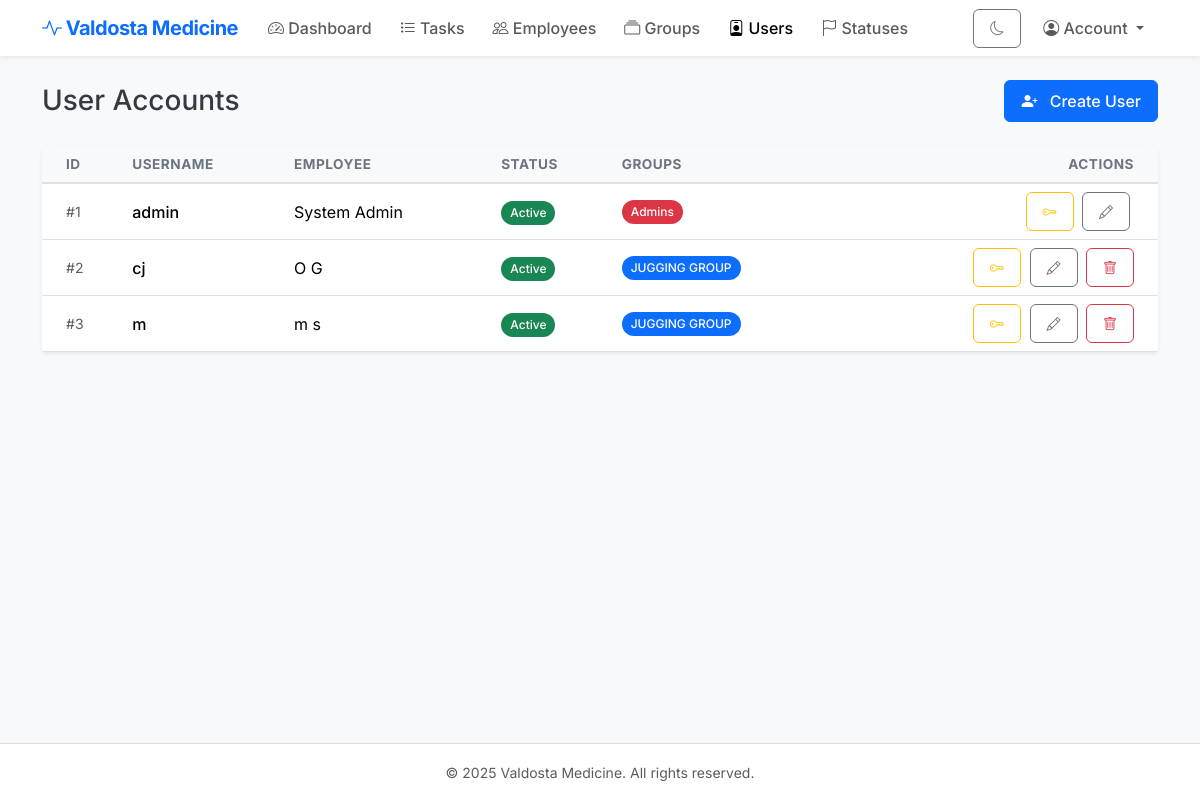
The app's page /users (signed in) with its own data.
### models.py (models this page shows)
class User(db.Model):
    __tablename__ = "users"
    id = db.Column(db.Integer, primary_key=True)
    username = db.Column(db.String(64), unique=True, nullable=False)
    password_hash = db.Column(db.String(255), nullable=False)
    is_active = db.Column(db.Boolean, default=True)
    employee = db.relationship("Employee", back_populates="user", uselist=False)
    groups = db.relationship("Group", secondary="user_groups", back_populates="users")
    created_tasks = db.relationship("Task", back_populates="creator", foreign_keys="Task.created_by_user_id")
    def is_admin(self):
        return any(g.is_admin_group for g in self.groups)

class Employee(db.Model):
    __tablename__ = "employees"
    id = db.Column(db.Integer, primary_key=True)
    employee_id = db.Column(db.String(20), unique=True, nullable=False)  # Random employee ID
    first_name = db.Column(db.String(100), nullable=False)
    last_name = db.Column(db.String(100), nullable=False)
    address = db.Column(db.Text)
    salary = db.Column(db.Float)
    date_of_hire = db.Column(db.Date)
    date_of_birth = db.Column(db.Date)
    department_id = db.Column(db.Integer, db.ForeignKey("departments.id"))
    role_id = db.Column(db.Integer, db.ForeignKey("roles.id"))
    user_id = db.Column(db.Integer, db.ForeignKey("users.id"))
    department = db.relationship("Department", back_populates="employees")
    role = db.relationship("Role", back_populates="employees")
    user = db.relationship("User", back_populates="employee")
    def full_name(self):
        return f"{self.first_name} {self.last_name}"

class Group(db.Model):
    __tablename__ = "groups"
    id = db.Column(db.Integer, primary_key=True)
    name = db.Column(db.String(100), unique=True, nullable=False)
    description = db.Column(db.Text)
    is_admin_group = db.Column(db.Boolean, default=False)
    users = db.relationship("User", secondary="user_groups", back_populates="groups")
    tasks = db.relationship("Task", back_populates="assigned_group")

### app.py (the view)
    @app.route("/users")
    @admin_required
    def users():
        all_users = User.query.all()
        employees = Employee.query.all()
        return render_template("users.html", users=all_users, employees=employees)

### templates/users.html (shortened to what this page needs)
{% extends "base.html" %}
{% block content %}
<div class="d-flex justify-content-between align-items-center mb-4">
    <h2 class="h3 mb-0">User Accounts</h2>
    <button class="btn btn-primary" data-bs-toggle="modal" data-bs-target="#addUserModal">
        <i class="bi bi-person-plus-fill me-2"></i> Create User
    </button>
</div>
<div class="card shadow-sm">
    <div class="card-body p-0">
        <div class="table-responsive">
            <table class="table table-hover mb-0 align-middle">
              <thead class="table-light">
                <tr>
                  <th class="ps-4">ID</th>
                  <th>Username</th>
                  <th>Employee</th>
                  <th>Status</th>
                  <th>Groups</th>
                  <th class="text-end pe-4">Actions</th>
                </tr>
              </thead>
              <tbody>
                {% for u in users %}
                <tr>
                  <td class="ps-4 text-muted small">#{{ u.id }}</td>
                  <td class="fw-medium">{{ u.username }}</td>
                  <td>
                    {% if u.employee %}
                      {{ u.employee.full_name() }}
                    {% else %}
                      <span class="text-muted fst-italic">No employee linked</span>
                    {% endif %}
                  </td>
                  <td>
                    {% if u.is_active %}
                      <span class="badge rounded-pill bg-success">Active</span>
                    {% else %}
                      <span class="badge rounded-pill bg-secondary">Inactive</span>
                    {% endif %}
                  </td>
                  <td>
                    <div class="d-flex flex-wrap gap-1">
                      {% if u.groups %}
                        {% for g in u.groups %}
                          <span class="badge rounded-pill {% if g.is_admin_group %}bg-danger{% else %}bg-primary{% endif %}"
                                title="{{ g.description }}">
                            {{ g.name }}
                          </span>
                        {% endfor %}
                      {% else %}
                        <span class="text-muted small">No groups</span>
                      {% endif %}
                    </div>
                  </td>
                  <td class="text-end pe-4">
                    <button class="btn btn-sm btn-outline-warning me-1"
                            data-bs-toggle="modal"
                            data-bs-target="#resetPasswordModal{{ u.id }}"
                            title="Reset Password">
                        <i class="bi bi-key"></i>
                    </button>
                    <button class="btn btn-sm btn-outline-secondary me-1"
                            data-bs-toggle="modal"
                            data-bs-target="#editUserModal{{ u.id }}"
                            title="Edit User">
                        <i class="bi bi-pencil"></i>
                    </button>
                    {% if not u.is_admin() %}
                    <button class="btn btn-sm btn-outline-danger"
                            data-bs-toggle="modal"
                            data-bs-target="#deleteUserModal{{ u.id }}"
                            title="Delete User">
                        <i class="bi bi-trash"></i>
                    </button>
                    {% endif %}
                  </td>
                </tr>
                {% else %}
                <tr>
                    <td colspan="6" class="text-center py-4 text-muted">No users found.</td>
                </tr>
                {% endfor %}
              </tbody>
            </table>
        </div>
    </div>
</div>
{% endblock %}

### static/style.css (style rules this page uses)
body { font-family: 'Inter', sans-serif; background-color: #f8f9fa; color: #343a40; }
h1, h2, h3, h4, h5, h6 { font-weight: 600; color: #212529; }
.card { border: none; box-shadow: 0 0.125rem 0.25rem rgba(0, 0, 0, 0.075); transition: transform 0.2s ease-in-out, box-shadow 0.2s ease-in-out; }
.btn { border-radius: 0.375rem; font-weight: 500; padding: 0.5rem 1rem; }
.table { vertical-align: middle; }
.table thead th { border-top: none; border-bottom: 2px solid #dee2e6; font-size: 0.85rem; text-transform: uppercase; letter-spacing: 0.5px; color: #6c757d; }
.badge { font-weight: 500; padding: 0.5em 0.75em; }
body, .card, .navbar, .footer, .table, .modal-content, .form-control, .form-select, .dropdown-menu, .badge, .nav-link, .btn { transition: background-color .25s ease, color .25s ease, border-color .25s ease, box-shadow .25s ease; }

### records on screen
User: id "1", username "admin", employee.full_name "System Admin", is_active "Active"
Group: name "Admins"
User: id "2", username "cj", employee.full_name "O G", is_active "Active"
Group: name "JUGGING GROUP"
User: id "3", username "m", employee.full_name "m s", is_active "Active"
